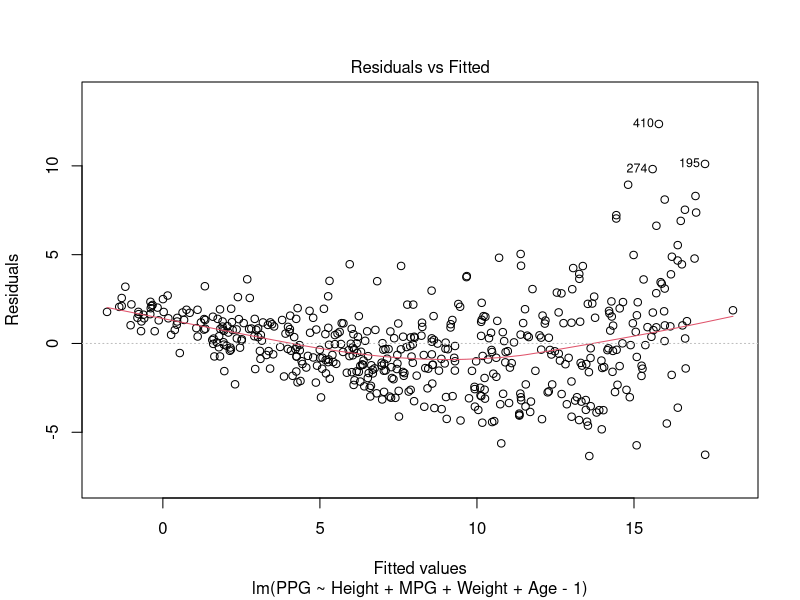
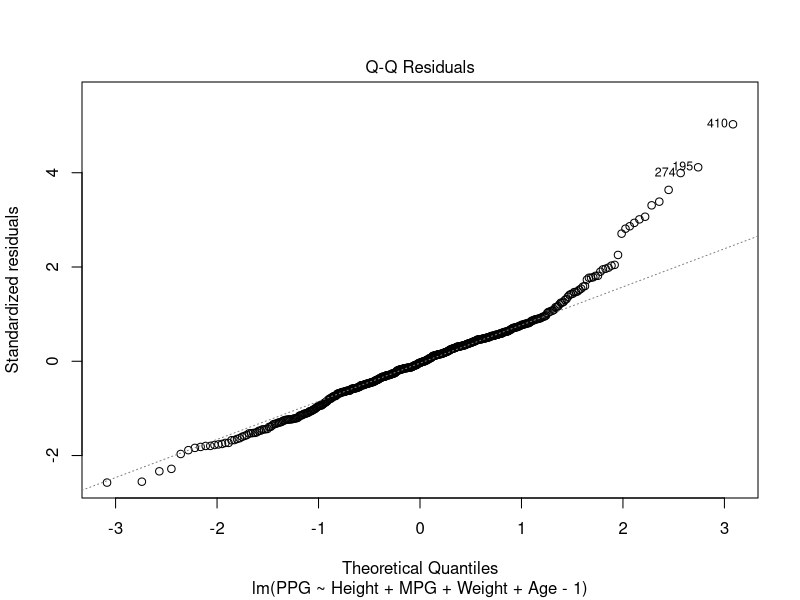
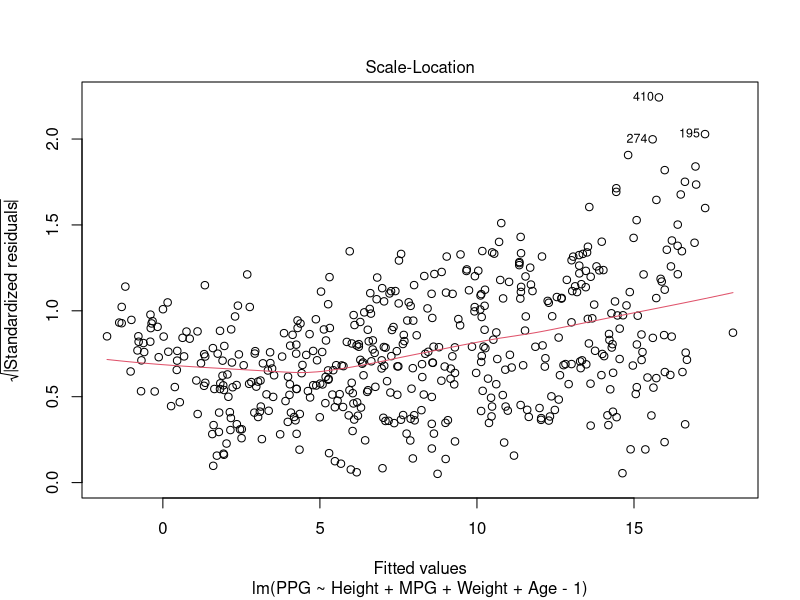
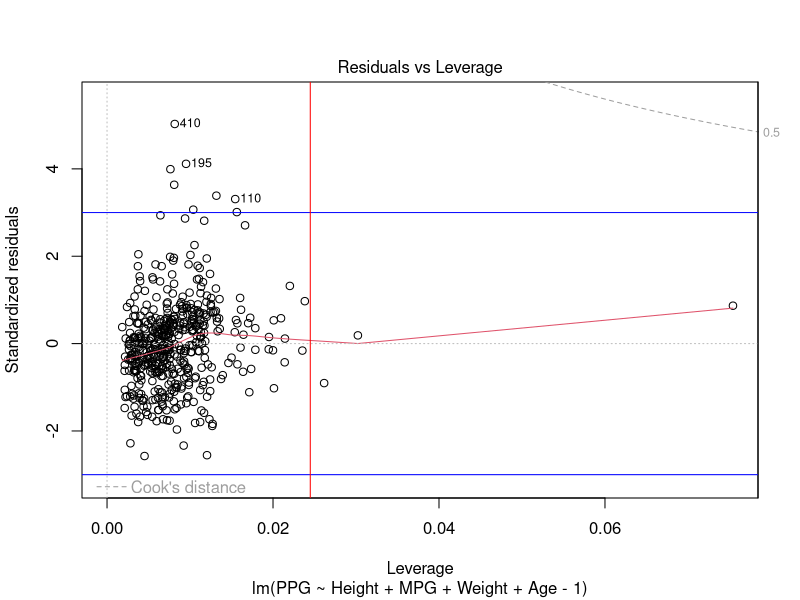

Source code (R) for these figures, in order:
#setwd("C:/Users/micha/Documents/GitHub/ModelsOfLinearRegression")
library(readxl)
library(car)
data <- read_excel("data.xlsx")

data$PPG <- round(data$PTS / data$`Games Played`, 2)
data$MPG <- round(data$MIN / data$`Games Played`, 2)

#MODEL1 - Wpływ fizyczności i czasu gry na zdobywane punkty
#1 same zmienne ciagle 
########################################################################
model_physical_1 <- lm(PPG ~ Height + MPG + Weight + Age, data = data)
summary(model_physical_1)
#plot(model_physical_1)
AIC(model_physical_1)
logLik(model_physical_1) 
shapiro.test(residuals(model_physical_1))

model_physical_4 <- lm(PPG ~ Height + MPG + Weight + Age - 1, data = data)
summary(model_physical_4)
AIC(model_physical_4)
#plot(model_physical_4)
logLik(model_physical_4) 
shapiro.test(residuals(model_physical_4))

model_physical_2 <- lm(PPG ~ MPG + Weight + Age - 1, data = data)
summary(model_physical_2)
AIC(model_physical_2)
logLik(model_physical_2) 
#plot(model_physical_2)
shapiro.test(residuals(model_physical_2))

model_physical_3 <- lm(PPG ~ MPG + BMI + Age - 1, data = data)
summary(model_physical_3)
AIC(model_physical_3)
logLik(model_physical_3)
#plot(model_physical_3)
shapiro.test(residuals(model_physical_3))


########################################################
#2 dodatowe kategoryczne - Position
model_position <- lm(PPG ~ Pos + MPG - 1, data = data) #jedna wyrzuca i dodaje jako stałą
summary(model_position)
AIC(model_position)
logLik(model_position)
shapiro.test(residuals(model_position))

#3 jeden z interakcjami - Birth_place  * tam gdzie interackja
# gracze z US grają więcej minut, wiecej zaufania od trenerów
model_origin <- lm(PPG ~  MPG * Birth_Place - 1, data = data) #jedna wyrzuca i dodaje jako stałą
summary(model_origin) #AGE JAKO INTERAKCJA?
AIC(model_origin)
logLik(model_origin)
shapiro.test(residuals(model_origin))

Anova(model_physical_1, type = 2)
anova(model_physical_1, model_physical_2, model_physical_3, model_physical_4)
mydata <- data.frame(data$PPG,  data$MPG, data$Height, data$Weight)
cor(mydata)
plot(model_physical_4)
abline(h = c(-3,3), col = "blue")  #odstające
abline(v = 4/length(residuals(model_physical_4)) * 3, col = "red") #wysoka dźwignia
#t.test(residuals(model))
#cor(data$PPG, data$PPG*data$MPG) tak sie interakcje znajduje?